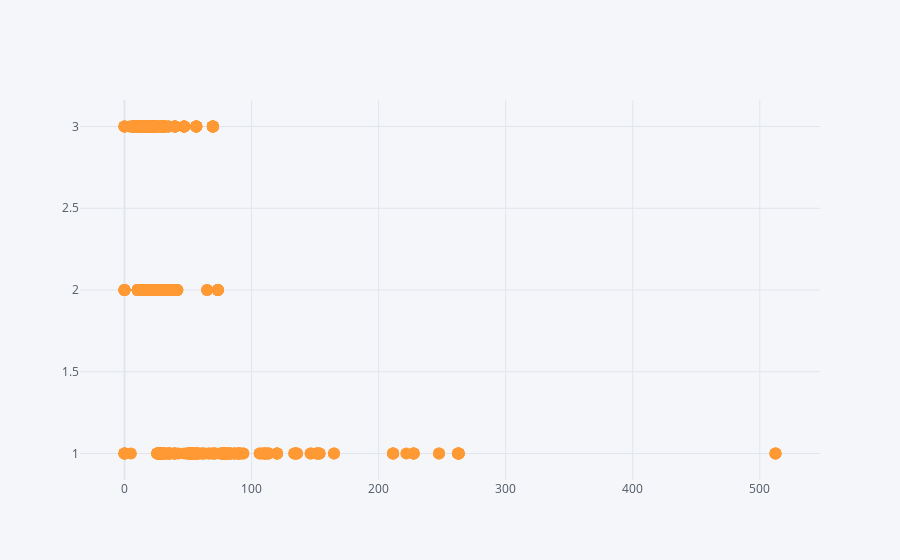

The code cell stored with this chart in its notebook:
### Code cell
# lets do the same with passenger class and the respective fare
df2.iplot(x = 'fare', y = 'pclass', mode = 'markers')
# You can see that the class 3 & 2 fare are same and both are lower than
# class 1

### Figure 1 — Plotly figure (JSON) as saved in the notebook; plotly's stock layout.template omitted (floating-point values rounded to 4 significant figures; data arrays with more than 128 entries replaced by an {"elided": "..."} marker saying what was removed)
{"data": [{"line": {"color": "rgba(255, 153, 51, 1.0)", "dash": "solid", "shape": "linear", "width": 1.3}, "marker": {"size": 12, "symbol": "circle"}, "mode": "markers", "name": "pclass", "text": "", "type": "scatter", "x": {"elided": "891 float values"}, "y": {"elided": "891 int values"}}], "layout": {"legend": {"bgcolor": "#F5F6F9", "font": {"color": "#4D5663"}}, "paper_bgcolor": "#F5F6F9", "plot_bgcolor": "#F5F6F9", "title": {"font": {"color": "#4D5663"}}, "xaxis": {"gridcolor": "#E1E5ED", "showgrid": true, "tickfont": {"color": "#4D5663"}, "title": {"font": {"color": "#4D5663"}, "text": ""}, "zerolinecolor": "#E1E5ED"}, "yaxis": {"gridcolor": "#E1E5ED", "showgrid": true, "tickfont": {"color": "#4D5663"}, "title": {"font": {"color": "#4D5663"}, "text": ""}, "zerolinecolor": "#E1E5ED"}}}
